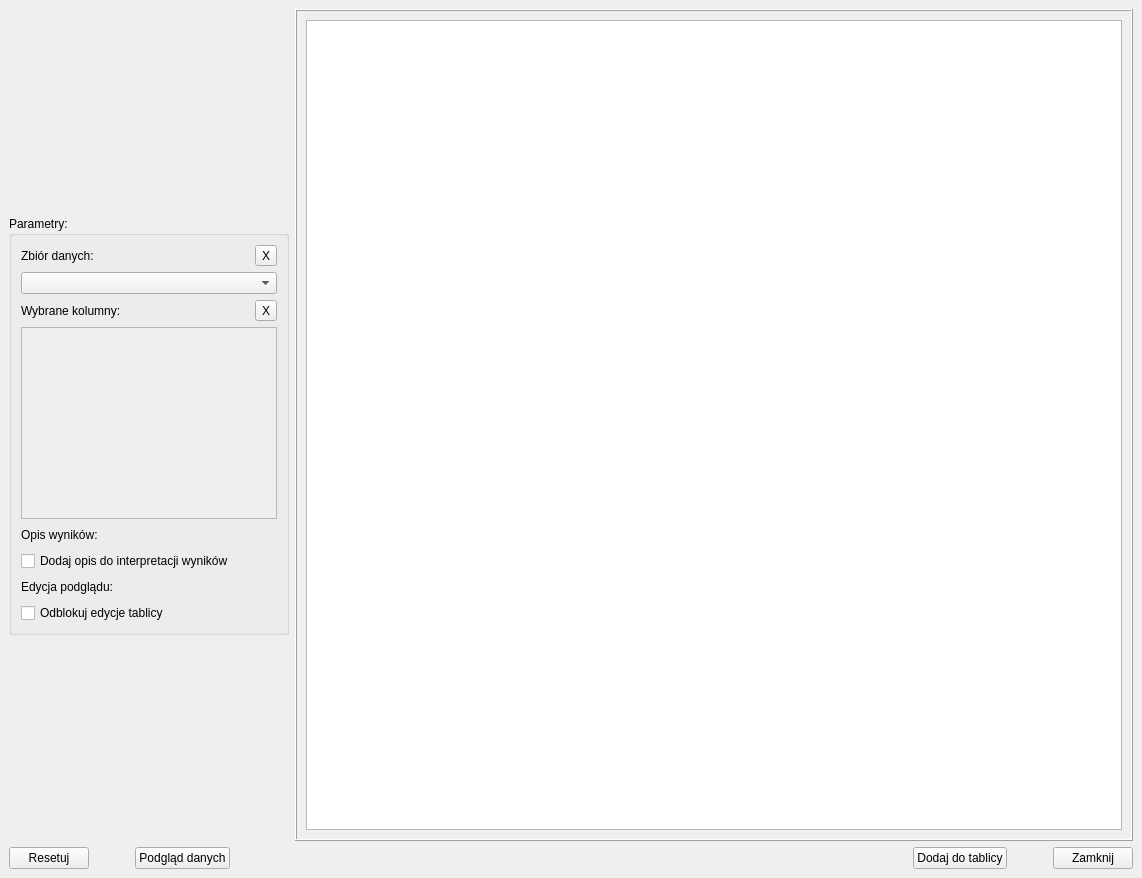
<?xml version="1.0" encoding="UTF-8"?>
<ui version="4.0">
 <class>MainWindow_Test_Kruskal_Wallis</class>
 <widget class="QMainWindow" name="MainWindow_Test_Kruskal_Wallis">
  <property name="windowModality">
   <enum>Qt::WindowModal</enum>
  </property>
  <property name="geometry">
   <rect>
    <x>0</x>
    <y>0</y>
    <width>1142</width>
    <height>878</height>
   </rect>
  </property>
  <property name="windowTitle">
   <string>Test Kruskala-Wallisa</string>
  </property>
  <widget class="QWidget" name="centralwidget">
   <layout class="QVBoxLayout" name="verticalLayout_12">
    <item>
     <layout class="QHBoxLayout" name="horizontalLayout_2">
      <item>
       <layout class="QHBoxLayout" name="horizontalLayout">
        <item>
         <layout class="QVBoxLayout" name="verticalLayout_2">
          <item>
           <spacer name="verticalSpacer_2">
            <property name="orientation">
             <enum>Qt::Vertical</enum>
            </property>
            <property name="sizeHint" stdset="0">
             <size>
              <width>20</width>
              <height>40</height>
             </size>
            </property>
           </spacer>
          </item>
          <item>
           <widget class="QGroupBox" name="groupBox">
            <property name="sizePolicy">
             <sizepolicy hsizetype="Fixed" vsizetype="Fixed">
              <horstretch>0</horstretch>
              <verstretch>0</verstretch>
             </sizepolicy>
            </property>
            <property name="title">
             <string>Parametry:</string>
            </property>
            <layout class="QVBoxLayout" name="verticalLayout_13">
             <item>
              <layout class="QVBoxLayout" name="verticalLayout_3">
               <item>
                <layout class="QHBoxLayout" name="horizontalLayout_3">
                 <item>
                  <widget class="QLabel" name="label">
                   <property name="text">
                    <string>Zbiór danych:</string>
                   </property>
                  </widget>
                 </item>
                 <item>
                  <spacer name="horizontalSpacer">
                   <property name="orientation">
                    <enum>Qt::Horizontal</enum>
                   </property>
                   <property name="sizeHint" stdset="0">
                    <size>
                     <width>40</width>
                     <height>20</height>
                    </size>
                   </property>
                  </spacer>
                 </item>
                 <item>
                  <widget class="QToolButton" name="toolButton_Data">
                   <property name="text">
                    <string>X</string>
                   </property>
                  </widget>
                 </item>
                </layout>
               </item>
               <item>
                <widget class="QComboBox" name="comboBox_Data">
                 <property name="minimumSize">
                  <size>
                   <width>250</width>
                   <height>0</height>
                  </size>
                 </property>
                 <property name="placeholderText">
                  <string>Wybierz zbiór danych...</string>
                 </property>
                </widget>
               </item>
              </layout>
             </item>
             <item>
              <layout class="QVBoxLayout" name="verticalLayout">
               <item>
                <layout class="QHBoxLayout" name="horizontalLayout_4">
                 <item>
                  <widget class="QLabel" name="label_2">
                   <property name="text">
                    <string>Wybrane kolumny:</string>
                   </property>
                  </widget>
                 </item>
                 <item>
                  <spacer name="horizontalSpacer_4">
                   <property name="orientation">
                    <enum>Qt::Horizontal</enum>
                   </property>
                   <property name="sizeHint" stdset="0">
                    <size>
                     <width>40</width>
                     <height>20</height>
                    </size>
                   </property>
                  </spacer>
                 </item>
                 <item>
                  <widget class="QToolButton" name="toolButton_Data_Columns">
                   <property name="text">
                    <string>X</string>
                   </property>
                  </widget>
                 </item>
                </layout>
               </item>
               <item>
                <widget class="QListWidget" name="listWidget_Data_Columns">
                 <property name="enabled">
                  <bool>false</bool>
                 </property>
                 <property name="alternatingRowColors">
                  <bool>false</bool>
                 </property>
                 <property name="selectionMode">
                  <enum>QAbstractItemView::MultiSelection</enum>
                 </property>
                </widget>
               </item>
               <item>
                <layout class="QVBoxLayout" name="verticalLayout_4">
                 <item>
                  <layout class="QHBoxLayout" name="horizontalLayout_5">
                   <item>
                    <widget class="QLabel" name="label_3">
                     <property name="text">
                      <string>Opis wyników:</string>
                     </property>
                    </widget>
                   </item>
                   <item>
                    <spacer name="horizontalSpacer_5">
                     <property name="orientation">
                      <enum>Qt::Horizontal</enum>
                     </property>
                     <property name="sizeHint" stdset="0">
                      <size>
                       <width>40</width>
                       <height>20</height>
                      </size>
                     </property>
                    </spacer>
                   </item>
                  </layout>
                 </item>
                 <item>
                  <widget class="QCheckBox" name="checkBox_Description_Of_Results">
                   <property name="text">
                    <string>Dodaj opis do interpretacji wyników</string>
                   </property>
                  </widget>
                 </item>
                </layout>
               </item>
              </layout>
             </item>
             <item>
              <layout class="QVBoxLayout" name="verticalLayout_16">
               <item>
                <layout class="QHBoxLayout" name="horizontalLayout_15">
                 <item>
                  <widget class="QLabel" name="label_12">
                   <property name="text">
                    <string>Edycja podglądu:</string>
                   </property>
                  </widget>
                 </item>
                 <item>
                  <spacer name="horizontalSpacer_14">
                   <property name="orientation">
                    <enum>Qt::Horizontal</enum>
                   </property>
                   <property name="sizeHint" stdset="0">
                    <size>
                     <width>40</width>
                     <height>20</height>
                    </size>
                   </property>
                  </spacer>
                 </item>
                </layout>
               </item>
               <item>
                <widget class="QCheckBox" name="checkBox_Board_Is_Enabled">
                 <property name="text">
                  <string>Odblokuj edycje tablicy</string>
                 </property>
                 <property name="checked">
                  <bool>false</bool>
                 </property>
                </widget>
               </item>
              </layout>
             </item>
            </layout>
           </widget>
          </item>
          <item>
           <spacer name="verticalSpacer">
            <property name="orientation">
             <enum>Qt::Vertical</enum>
            </property>
            <property name="sizeHint" stdset="0">
             <size>
              <width>20</width>
              <height>40</height>
             </size>
            </property>
           </spacer>
          </item>
         </layout>
        </item>
       </layout>
      </item>
      <item>
       <widget class="QFrame" name="frame">
        <property name="frameShape">
         <enum>QFrame::Box</enum>
        </property>
        <property name="frameShadow">
         <enum>QFrame::Raised</enum>
        </property>
        <layout class="QVBoxLayout" name="verticalLayout_14">
         <item>
          <widget class="QTextEdit" name="textEdit_Preview_Board">
           <property name="enabled">
            <bool>true</bool>
           </property>
           <property name="sizePolicy">
            <sizepolicy hsizetype="Expanding" vsizetype="Expanding">
             <horstretch>0</horstretch>
             <verstretch>0</verstretch>
            </sizepolicy>
           </property>
           <property name="font">
            <font>
             <family>Segoe UI</family>
             <pointsize>14</pointsize>
            </font>
           </property>
           <property name="styleSheet">
            <string notr="true">QTextEdit{
font-size: 14pt;
font-family: &quot;Segoe UI&quot;;
}</string>
           </property>
           <property name="readOnly">
            <bool>true</bool>
           </property>
           <property name="html">
            <string>&lt;!DOCTYPE HTML PUBLIC &quot;-//W3C//DTD HTML 4.0//EN&quot; &quot;http://www.w3.org/TR/REC-html40/strict.dtd&quot;&gt;
&lt;html&gt;&lt;head&gt;&lt;meta name=&quot;qrichtext&quot; content=&quot;1&quot; /&gt;&lt;meta charset=&quot;utf-8&quot; /&gt;&lt;style type=&quot;text/css&quot;&gt;
p, li { white-space: pre-wrap; }
hr { height: 1px; border-width: 0; }
li.unchecked::marker { content: &quot;\2610&quot;; }
li.checked::marker { content: &quot;\2612&quot;; }
&lt;/style&gt;&lt;/head&gt;&lt;body style=&quot; font-family:'Segoe UI'; font-size:14pt; font-weight:400; font-style:normal;&quot;&gt;
&lt;p style=&quot;-qt-paragraph-type:empty; margin-top:0px; margin-bottom:0px; margin-left:0px; margin-right:0px; -qt-block-indent:0; text-indent:0px;&quot;&gt;&lt;br /&gt;&lt;/p&gt;&lt;/body&gt;&lt;/html&gt;</string>
           </property>
          </widget>
         </item>
        </layout>
       </widget>
      </item>
     </layout>
    </item>
    <item>
     <layout class="QHBoxLayout" name="horizontalLayout_11">
      <item>
       <widget class="QPushButton" name="pushButton_Reset_Options">
        <property name="text">
         <string>Resetuj</string>
        </property>
       </widget>
      </item>
      <item>
       <spacer name="horizontalSpacer_6">
        <property name="orientation">
         <enum>Qt::Horizontal</enum>
        </property>
        <property name="sizeType">
         <enum>QSizePolicy::Fixed</enum>
        </property>
        <property name="sizeHint" stdset="0">
         <size>
          <width>40</width>
          <height>20</height>
         </size>
        </property>
       </spacer>
      </item>
      <item>
       <widget class="QPushButton" name="pushButton_Data_Preview">
        <property name="text">
         <string>Podgląd danych</string>
        </property>
       </widget>
      </item>
      <item>
       <spacer name="horizontalSpacer_2">
        <property name="orientation">
         <enum>Qt::Horizontal</enum>
        </property>
        <property name="sizeHint" stdset="0">
         <size>
          <width>40</width>
          <height>20</height>
         </size>
        </property>
       </spacer>
      </item>
      <item>
       <widget class="QPushButton" name="pushButton_Add_To_Board">
        <property name="text">
         <string>Dodaj do tablicy</string>
        </property>
       </widget>
      </item>
      <item>
       <spacer name="horizontalSpacer_3">
        <property name="orientation">
         <enum>Qt::Horizontal</enum>
        </property>
        <property name="sizeType">
         <enum>QSizePolicy::Fixed</enum>
        </property>
        <property name="sizeHint" stdset="0">
         <size>
          <width>40</width>
          <height>20</height>
         </size>
        </property>
       </spacer>
      </item>
      <item>
       <widget class="QPushButton" name="pushButton_Close">
        <property name="text">
         <string>Zamknij</string>
        </property>
       </widget>
      </item>
     </layout>
    </item>
   </layout>
  </widget>
 </widget>
 <resources/>
 <connections>
  <connection>
   <sender>toolButton_Data</sender>
   <signal>clicked()</signal>
   <receiver>comboBox_Data</receiver>
   <slot>clearEditText()</slot>
   <hints>
    <hint type="sourcelabel">
     <x>335</x>
     <y>79</y>
    </hint>
    <hint type="destinationlabel">
     <x>184</x>
     <y>108</y>
    </hint>
   </hints>
  </connection>
  <connection>
   <sender>pushButton_Close</sender>
   <signal>clicked()</signal>
   <receiver>MainWindow_Test_Kruskal_Wallis</receiver>
   <slot>close()</slot>
   <hints>
    <hint type="sourcelabel">
     <x>1094</x>
     <y>782</y>
    </hint>
    <hint type="destinationlabel">
     <x>570</x>
     <y>402</y>
    </hint>
   </hints>
  </connection>
  <connection>
   <sender>checkBox_Board_Is_Enabled</sender>
   <signal>clicked(bool)</signal>
   <receiver>textEdit_Preview_Board</receiver>
   <slot>setDisabled(bool)</slot>
   <hints>
    <hint type="sourcelabel">
     <x>147</x>
     <y>475</y>
    </hint>
    <hint type="destinationlabel">
     <x>711</x>
     <y>422</y>
    </hint>
   </hints>
  </connection>
  <connection>
   <sender>toolButton_Data_Columns</sender>
   <signal>clicked()</signal>
   <receiver>listWidget_Data_Columns</receiver>
   <slot>clearSelection()</slot>
   <hints>
    <hint type="sourcelabel">
     <x>267</x>
     <y>333</y>
    </hint>
    <hint type="destinationlabel">
     <x>150</x>
     <y>447</y>
    </hint>
   </hints>
  </connection>
 </connections>
</ui>
